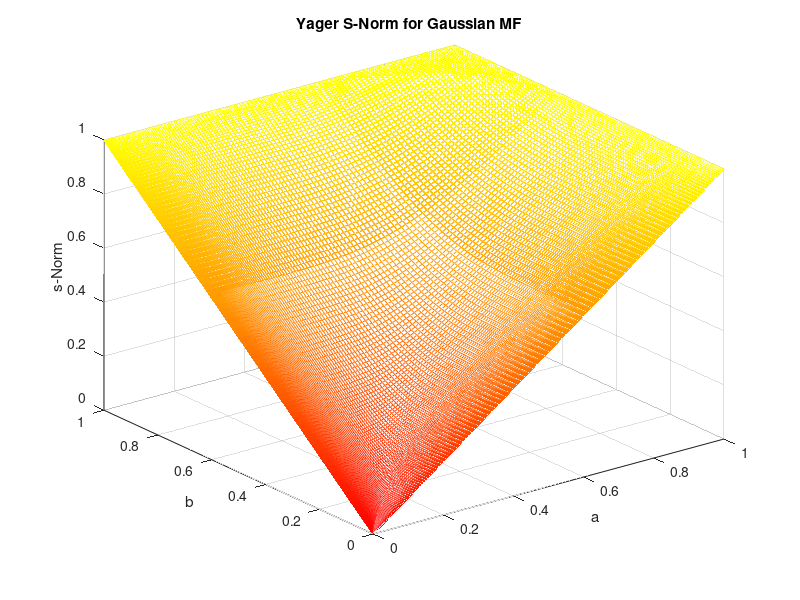

The MATLAB script that drew this image:
%  Shahab Sotudian--94125091
%  Yager S-Norm
clear
clc
z=[];
w=0;
disp('*** Yager S-Norm for Gaussian membership function ***')
disp('***Assumption: X belong to [0,50]  ***')
disp('Enter the parameter of first Gaussian membership function sigma and mean  ***')
sigma1=input('Enter the amount of  sigma ');
c1=input('Enter the amount of  mean ');
disp('Enter the parameter of second Gaussian membership function sigma and mean  ***')
sigma2=input('Enter the amount of  sigma ');
c2=input('Enter the amount of  mean ');
disp('Enter the parameter of Yager t-Norm -->   w (w>0) ***')
w=input('Enter the amount of  w ');

% 1st Gaussian membership function
x1=0:0.1:50;
y1 = exp(-(x1 - c1).^2/(2*sigma1^2));
% 2nd Gaussian membership function
x2=0:0.1:50;
y2 = exp(-(x2 - c2).^2/(2*sigma2^2));

%  Yager S-Norm
[Y1,Y2]=meshgrid(y1,y2);
[i,j]=size(Y1);
z = zeros(size(Y1));
for l=1:i
    for k=1:j
      z(l,k)=min(1,(((Y1(l,k))^w)+((Y2(l,k))^w))^(1/w));
  
    end
end


% plotting
mesh(Y1,Y2,z)
xlabel('a')
ylabel('b')
zlabel('s-Norm')
title('Yager S-Norm for Gaussian MF  ');
colormap autumn

   
